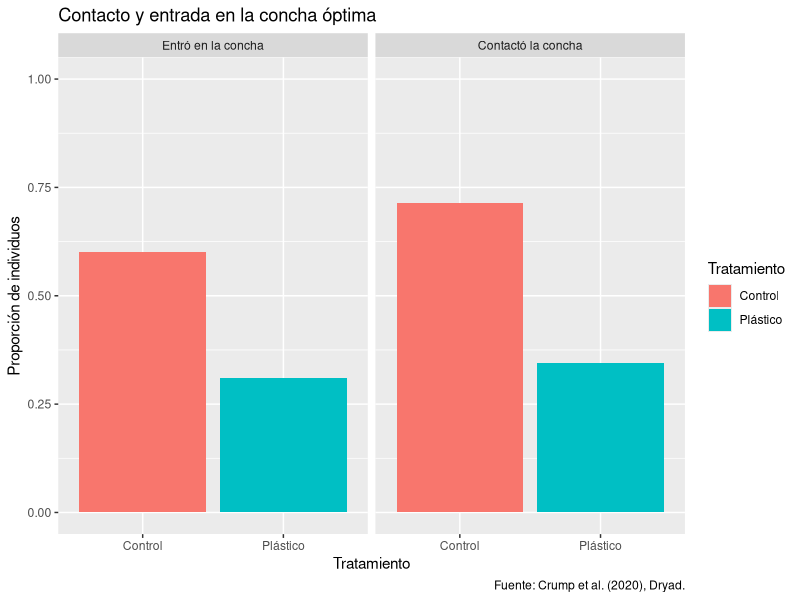
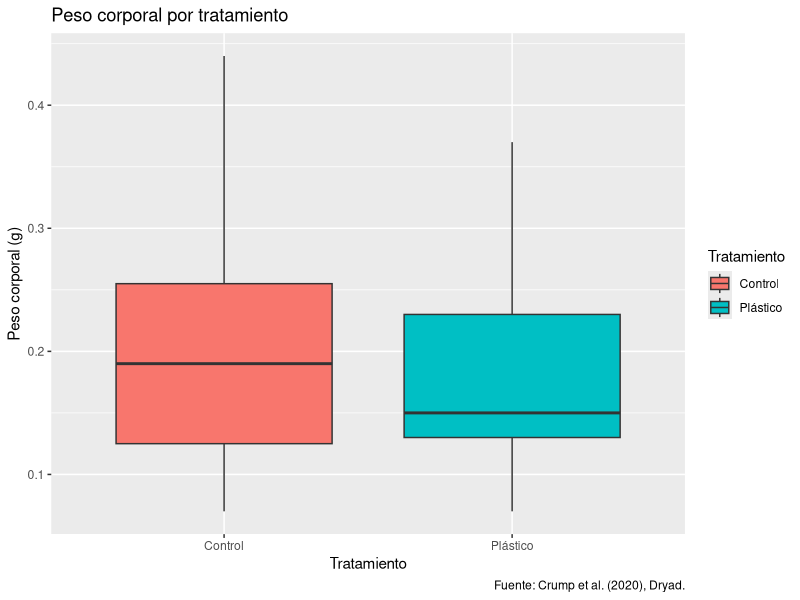
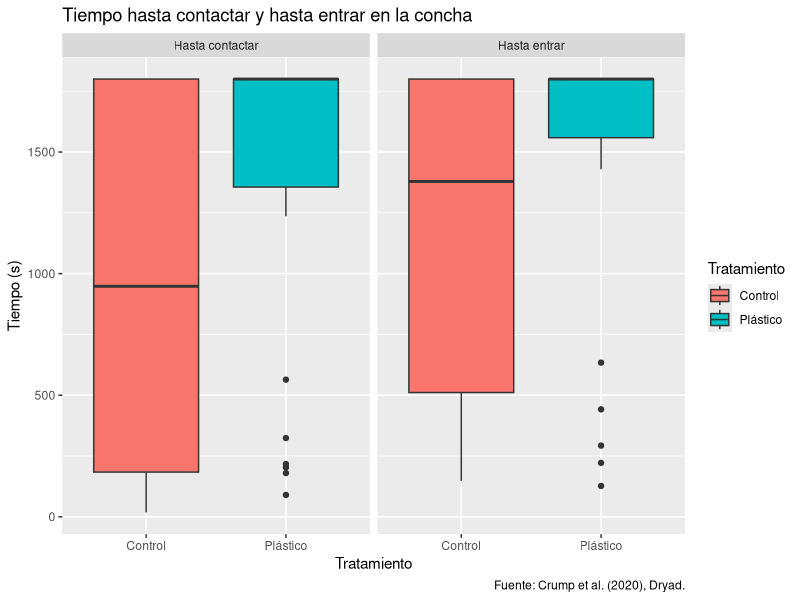

The R source for these figures, in order:
## ---- chunk 1
library(readxl)

datos <- read_excel("microplastics_impair_crustacean_cognition.xlsx", na = "na")
## ---- chunk 2
#| label: tbl-variables
#| tbl-cap: "Variables utilizadas en el análisis."

data.frame(
  Variable = c("Tratamiento",
               "Peso corporal",
               "Contacto con la concha óptima",
               "Entrada a la concha óptima",
               "Tiempo hasta contactar la concha",
               "Tiempo hasta entrar en la concha",
               "Tiempo de investigación de la concha"),
  Tipo = c("Categórica",
           "Numérica",
           "Categórica dicotómica",
           "Categórica dicotómica",
           "Numérica",
           "Numérica",
           "Numérica"),
  `Unidad o categorías` = c("Control, Plástico",
                            "Gramos",
                            "0 = No contactó, 1 = Sí contactó",
                            "0 = No entró, 1 = Sí entró",
                            "Segundos",
                            "Segundos",
                            "Segundos"),
  check.names = FALSE
) |>
  knitr::kable(align = "lll")
## ---- chunk 3
#| label: tbl-coherencia
#| tbl-cap: "Relación entre el contacto y la entrada en la concha óptima."
si_no <- c("No", "Sí")
table(Contactó = factor(datos$contacted_shell, levels = c(0, 1), labels = si_no),
      Entró = factor(datos$entered_shell, levels = c(0, 1), labels = si_no)) |>
  as.data.frame(responseName = "Individuos") |>
  knitr::kable()
## ---- chunk 4
#| label: paquetes
#| message: false
library(tidyverse)
library(readxl)

datos <- datos |>
  rename(any_of(c(peso = "weight_g", contacto = "contacted_shell", entro = "entered_shell",
                  lat_contacto = "contact_latency_s", lat_investigacion = "investigation_latency_s",
                  lat_entrada = "entrance_latency_s"))) |>
  select(tx, peso, contacto, entro, lat_contacto, lat_investigacion, lat_entrada) |>
  mutate(tratamiento = factor(if_else(tx %in% c("ctrl", "Control"), "Control", "Plástico"),
                              levels = c("Control", "Plástico")),
         entrada = factor(entro, levels = c(0, 1), labels = c("No entró", "Entró")))

prop <- datos |>
  pivot_longer(cols = c(contacto, entro), names_to = "conducta", values_to = "valor") |>
  mutate(conducta = if_else(conducta == "contacto", "Contactó la concha", "Entró en la concha")) |>
  group_by(tratamiento, conducta) |>
  summarise(n = n(), exito = sum(valor), proporcion = exito / n, .groups = "drop")

lat <- datos |>
  pivot_longer(cols = c(lat_contacto, lat_entrada), names_to = "evento", values_to = "segundos") |>
  mutate(evento = if_else(evento == "lat_contacto", "Hasta contactar", "Hasta entrar"))
## ---- chunk 5
#| label: preparacion
datos <- datos |>
  rename(any_of(c(peso = "weight_g", contacto = "contacted_shell", entro = "entered_shell",
                  lat_contacto = "contact_latency_s", lat_investigacion = "investigation_latency_s",
                  lat_entrada = "entrance_latency_s"))) |>
  select(tx, peso, contacto, entro, lat_contacto, lat_investigacion, lat_entrada) |>
  mutate(lat_investigacion = as.numeric(lat_investigacion),   # asegura que sea numérica
         tratamiento = factor(if_else(tx %in% c("ctrl", "Control"), "Control", "Plástico"),
                              levels = c("Control", "Plástico")),
         entrada = factor(entro, levels = c(0, 1), labels = c("No entró", "Entró")))
prop <- datos |>
  pivot_longer(cols = c(contacto, entro), names_to = "conducta", values_to = "valor") |>
  mutate(conducta = if_else(conducta == "contacto", "Contactó la concha", "Entró en la concha"),
         conducta = factor(conducta, levels = c("Entró en la concha", "Contactó la concha"))) |>
  group_by(tratamiento, conducta) |>
  summarise(n = n(), exito = sum(valor), proporcion = exito / n, .groups = "drop")
lat <- datos |>
  pivot_longer(cols = c(lat_contacto, lat_entrada), names_to = "evento", values_to = "segundos") |>
  mutate(evento = if_else(evento == "lat_contacto", "Hasta contactar", "Hasta entrar"))
## ---- chunk 6
#| label: tbl-resumen
#| tbl-cap: "Individuos que contactaron y que entraron en la concha óptima, y peso corporal"
datos |>
  group_by(tratamiento) |>
  summarise(n = n(),
              Contactaron = sum(contacto),
            `% contactaron` = 100 * mean(contacto),
            Entraron = sum(entro),
            `% entraron` = 100 * mean(entro),
            `Peso medio (g)` = mean(peso),
            `Desviación estándar del peso` = sd(peso)) |>
  rename(Tratamiento = tratamiento) |>
  knitr::kable(digits = 2)
## ---- chunk 7
#| label: fig-prop
#| fig-cap: "Porcentaje de individuos que contactaron y entraron en la concha óptima."
ggplot(prop, aes(x = tratamiento, y = proporcion, fill = tratamiento)) +
  geom_col() +
  facet_wrap(~ conducta) +
  ylim(0, 1) +
  labs(x = "Tratamiento",
       y = "Proporción de individuos",
       fill = "Tratamiento",
       title = "Contacto y entrada en la concha óptima",
       caption = "Fuente: Crump et al. (2020), Dryad.")
## ---- chunk 8
#| label: fig-peso
#| fig-cap: "Peso corporal de Pagurus bernhardus según tratamiento."
ggplot(datos, aes(x = tratamiento, y = peso, fill = tratamiento)) +
  geom_boxplot() +
  labs(x = "Tratamiento",
       y = "Peso corporal (g)",
       fill = "Tratamiento",
       title = "Peso corporal por tratamiento",
       caption = "Fuente: Crump et al. (2020), Dryad.")
## ---- chunk 9
#| label: tbl-lat
#| tbl-cap: "Tiempo de contacto y hasta entrar en la concha óptima."
lat |>
  group_by(tratamiento, evento) |>
  summarise(Mediana = median(segundos),
            Q1 = quantile(segundos, 0.25),
            Q3 = quantile(segundos, 0.75),
            `En el tope` = sum(segundos == 1800),
            .groups = "drop") |>
  rename(Tratamiento = tratamiento, Evento = evento) |>
  knitr::kable(digits = 0)
## ---- chunk 10
#| label: fig-lat
#| fig-cap: "Tiempo hasta contactar y hasta entrar en la concha óptima"
ggplot(lat, aes(x = tratamiento, y = segundos, fill = tratamiento)) +
  geom_boxplot() +
  facet_wrap(~ evento) +
  labs(x = "Tratamiento",
       y = "Tiempo (s)",
       fill = "Tratamiento",
       title = "Tiempo hasta contactar y hasta entrar en la concha",
       caption = "Fuente: Crump et al. (2020), Dryad.")
